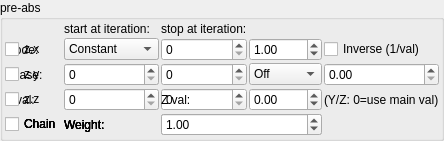
    <widget class="QGroupBox" name="groupBox">
     <property name="title">
      <string>pre-abs</string>
     </property>
     <layout class="QVBoxLayout" name="verticalLayout_3" stretch="0">
      <property name="spacing">
       <number>2</number>
      </property>
      <property name="leftMargin">
       <number>2</number>
      </property>
      <property name="topMargin">
       <number>2</number>
      </property>
      <property name="rightMargin">
       <number>2</number>
      </property>
      <property name="bottomMargin">
       <number>2</number>
      </property>
      <item>
       <layout class="QGridLayout" name="gridLayout_24" columnstretch="0,1,1">
        <property name="spacing">
         <number>2</number>
        </property>
        <item row="1" column="1">
         <widget class="MySpinBox" name="spinboxInt_transf_start_iterations_Cx">
          <property name="sizePolicy">
           <sizepolicy hsizetype="Minimum" vsizetype="Maximum">
            <horstretch>0</horstretch>
            <verstretch>0</verstretch>
           </sizepolicy>
          </property>
          <property name="minimum">
           <number>0</number>
          </property>
          <property name="maximum">
           <number>999</number>
          </property>
          <property name="value">
           <number>0</number>
          </property>
         </widget>
        </item>
        <item row="3" column="2">
         <widget class="MySpinBox" name="spinboxInt_transf_stop_iterations_Cz">
          <property name="sizePolicy">
           <sizepolicy hsizetype="Preferred" vsizetype="Maximum">
            <horstretch>0</horstretch>
            <verstretch>0</verstretch>
           </sizepolicy>
          </property>
          <property name="maximum">
           <number>999</number>
          </property>
         </widget>
        </item>
      <item row="1" column="0">
       <widget class="QLabel"><property name="text"><string>Mode:</string></property></widget>
      </item>
      <item row="1" column="1">
       <widget class="MyComboBox" name="comboBox_transf_multiplier_value_mode_2">
        <item><property name="text"><string notr="true">Constant</string></property></item>
        <item><property name="text"><string notr="true">Sine</string></property></item>
        <item><property name="text"><string notr="true">Ramp</string></property></item>
        <item><property name="text"><string notr="true">Exponential</string></property></item>
        <item><property name="text"><string notr="true">Triangle</string></property></item>
        <item><property name="text"><string notr="true">Square</string></property></item>
        <item><property name="text"><string notr="true">Smoothstep</string></property></item>
        <item><property name="text"><string notr="true">Noise</string></property></item>
        <item><property name="text"><string notr="true">Ping-pong</string></property></item>
        <item><property name="text"><string notr="true">Stepped</string></property></item>
       </widget>
      </item>
      <item row="1" column="2">
       <widget class="QLabel"><property name="text"><string>Freq:</string></property></widget>
      </item>
      <item row="1" column="3">
       <widget class="MyDoubleSpinBox" name="spinbox_transf_multiplier_frequency_2">
        <property name="minimum"><double>0.01</double></property><property name="maximum"><double>100.0</double></property>
        <property name="singleStep"><double>0.1</double></property><property name="value"><double>1.0</double></property>
       </widget>
      </item>
      <item row="1" column="4" colspan="2">
       <widget class="MyCheckBox" name="checkBox_transf_multiplier_inverse_2">
        <property name="text"><string>Inverse (1/val)</string></property>
       </widget>
      </item>
      <item row="2" column="0">
       <widget class="QLabel"><property name="text"><string>Phase:</string></property></widget>
      </item>
      <item row="2" column="1">
       <widget class="MyDoubleSpinBox" name="spinbox_transf_multiplier_phase_2">
        <property name="minimum"><double>-10.0</double></property><property name="maximum"><double>10.0</double></property>
        <property name="singleStep"><double>0.1</double></property><property name="value"><double>0.0</double></property>
       </widget>
      </item>
      <item row="2" column="2">
       <widget class="QLabel"><property name="text"><string>|z| gate:</string></property></widget>
      </item>
      <item row="2" column="3">
       <widget class="MyComboBox" name="comboBox_transf_multiplier_threshold_mode_2">
        <item><property name="text"><string notr="true">Off</string></property></item>
        <item><property name="text"><string notr="true">&gt; thresh</string></property></item>
        <item><property name="text"><string notr="true">&lt; thresh</string></property></item>
       </widget>
      </item>
      <item row="2" column="4" colspan="2">
       <widget class="MyDoubleSpinBox" name="spinbox_transf_multiplier_threshold_2">
        <property name="minimum"><double>0.0</double></property><property name="maximum"><double>1000.0</double></property>
        <property name="singleStep"><double>0.1</double></property><property name="value"><double>0.0</double></property>
       </widget>
      </item>
      <item row="3" column="0">
       <widget class="QLabel"><property name="text"><string>Y val:</string></property></widget>
      </item>
      <item row="3" column="1">
       <widget class="MyDoubleSpinBox" name="spinbox_transf_multiplier_scale_y_2">
        <property name="minimum"><double>-100.0</double></property><property name="maximum"><double>100.0</double></property>
        <property name="singleStep"><double>0.01</double></property><property name="value"><double>0.0</double></property>
       </widget>
      </item>
      <item row="3" column="2">
       <widget class="QLabel"><property name="text"><string>Z val:</string></property></widget>
      </item>
      <item row="3" column="3">
       <widget class="MyDoubleSpinBox" name="spinbox_transf_multiplier_scale_z_2">
        <property name="minimum"><double>-100.0</double></property><property name="maximum"><double>100.0</double></property>
        <property name="singleStep"><double>0.01</double></property><property name="value"><double>0.0</double></property>
       </widget>
      </item>
      <item row="3" column="4" colspan="2">
       <widget class="QLabel"><property name="text"><string notr="true">(Y/Z: 0=use main val)</string></property></widget>
      </item>
      <item row="4" column="0">
       <widget class="MyCheckBox" name="checkBox_transf_multiplier_chain_5">
        <property name="text"><string>Chain</string></property>
       </widget>
      </item>
      <item row="4" column="1">
       <widget class="QLabel"><property name="text"><string>Weight:</string></property></widget>
      </item>
      <item row="4" column="2" colspan="2">
       <widget class="MyDoubleSpinBox" name="spinbox_transf_multiplier_weight_5">
        <property name="minimum"><double>0.0</double></property><property name="maximum"><double>10.0</double></property>
        <property name="singleStep"><double>0.1</double></property><property name="value"><double>1.0</double></property>
       </widget>
      </item>
      <item row="4" column="0">
       <widget class="MyCheckBox" name="checkBox_transf_multiplier_chain_4">
        <property name="text"><string>Chain</string></property>
       </widget>
      </item>
      <item row="4" column="1">
       <widget class="QLabel"><property name="text"><string>Weight:</string></property></widget>
      </item>
      <item row="4" column="2" colspan="2">
       <widget class="MyDoubleSpinBox" name="spinbox_transf_multiplier_weight_4">
        <property name="minimum"><double>0.0</double></property><property name="maximum"><double>10.0</double></property>
        <property name="singleStep"><double>0.1</double></property><property name="value"><double>1.0</double></property>
       </widget>
      </item>
      <item row="4" column="0">
       <widget class="MyCheckBox" name="checkBox_transf_multiplier_chain_3">
        <property name="text"><string>Chain</string></property>
       </widget>
      </item>
      <item row="4" column="1">
       <widget class="QLabel"><property name="text"><string>Weight:</string></property></widget>
      </item>
      <item row="4" column="2" colspan="2">
       <widget class="MyDoubleSpinBox" name="spinbox_transf_multiplier_weight_3">
        <property name="minimum"><double>0.0</double></property><property name="maximum"><double>10.0</double></property>
        <property name="singleStep"><double>0.1</double></property><property name="value"><double>1.0</double></property>
       </widget>
      </item>
      <item row="4" column="0">
       <widget class="MyCheckBox" name="checkBox_transf_multiplier_chain_2">
        <property name="text"><string>Chain</string></property>
       </widget>
      </item>
      <item row="4" column="1">
       <widget class="QLabel"><property name="text"><string>Weight:</string></property></widget>
      </item>
      <item row="4" column="2" colspan="2">
       <widget class="MyDoubleSpinBox" name="spinbox_transf_multiplier_weight_2">
        <property name="minimum"><double>0.0</double></property><property name="maximum"><double>10.0</double></property>
        <property name="singleStep"><double>0.1</double></property><property name="value"><double>1.0</double></property>
       </widget>
      </item>
      <item row="4" column="0">
       <widget class="MyCheckBox" name="checkBox_transf_multiplier_chain_1">
        <property name="text"><string>Chain</string></property>
       </widget>
      </item>
      <item row="4" column="1">
       <widget class="QLabel"><property name="text"><string>Weight:</string></property></widget>
      </item>
      <item row="4" column="2" colspan="2">
       <widget class="MyDoubleSpinBox" name="spinbox_transf_multiplier_weight_1">
        <property name="minimum"><double>0.0</double></property><property name="maximum"><double>10.0</double></property>
        <property name="singleStep"><double>0.1</double></property><property name="value"><double>1.0</double></property>
       </widget>
      </item>
        <item row="2" column="1">
         <widget class="MySpinBox" name="spinboxInt_transf_start_iterations_Cy">
          <property name="sizePolicy">
           <sizepolicy hsizetype="Minimum" vsizetype="Maximum">
            <horstretch>0</horstretch>
            <verstretch>0</verstretch>
           </sizepolicy>
          </property>
          <property name="minimum">
           <number>0</number>
          </property>
          <property name="maximum">
           <number>999</number>
          </property>
          <property name="value">
           <number>0</number>
          </property>
         </widget>
        </item>
        <item row="1" column="2">
         <widget class="MySpinBox" name="spinboxInt_transf_stop_iterations_Cx">
          <property name="sizePolicy">
           <sizepolicy hsizetype="Preferred" vsizetype="Maximum">
            <horstretch>0</horstretch>
            <verstretch>0</verstretch>
           </sizepolicy>
          </property>
          <property name="maximum">
           <number>999</number>
          </property>
         </widget>
        </item>
        <item row="0" column="2">
         <widget class="QLabel" name="label_76">
          <property name="text">
           <string>stop at iteration:</string>
          </property>
         </widget>
        </item>
        <item row="3" column="1">
         <widget class="MySpinBox" name="spinboxInt_transf_start_iterations_Cz">
          <property name="sizePolicy">
           <sizepolicy hsizetype="Minimum" vsizetype="Maximum">
            <horstretch>0</horstretch>
            <verstretch>0</verstretch>
           </sizepolicy>
          </property>
          <property name="minimum">
           <number>0</number>
          </property>
          <property name="maximum">
           <number>999</number>
          </property>
          <property name="value">
           <number>0</number>
          </property>
         </widget>
        </item>
        <item row="2" column="2">
         <widget class="MySpinBox" name="spinboxInt_transf_stop_iterations_Cy">
          <property name="sizePolicy">
           <sizepolicy hsizetype="Preferred" vsizetype="Maximum">
            <horstretch>0</horstretch>
            <verstretch>0</verstretch>
           </sizepolicy>
          </property>
          <property name="maximum">
           <number>999</number>
          </property>
         </widget>
        </item>
        <item row="0" column="1">
         <widget class="QLabel" name="label_104">
          <property name="text">
           <string>start at iteration:</string>
          </property>
         </widget>
        </item>
        <item row="3" column="0">
         <widget class="MyCheckBox" name="checkBox_transf_function_enabledAz_false">
          <property name="text">
           <string notr="true">z.z</string>
          </property>
         </widget>
        </item>
        <item row="1" column="0">
         <widget class="MyCheckBox" name="checkBox_transf_function_enabledAx">
          <property name="text">
           <string notr="true">z.x</string>
          </property>
         </widget>
        </item>
        <item row="2" column="0">
         <widget class="MyCheckBox" name="checkBox_transf_function_enabledAy">
          <property name="text">
           <string notr="true">z.y</string>
          </property>
         </widget>
        </item>
       </layout>
      </item>
     </layout>
    </widget>
